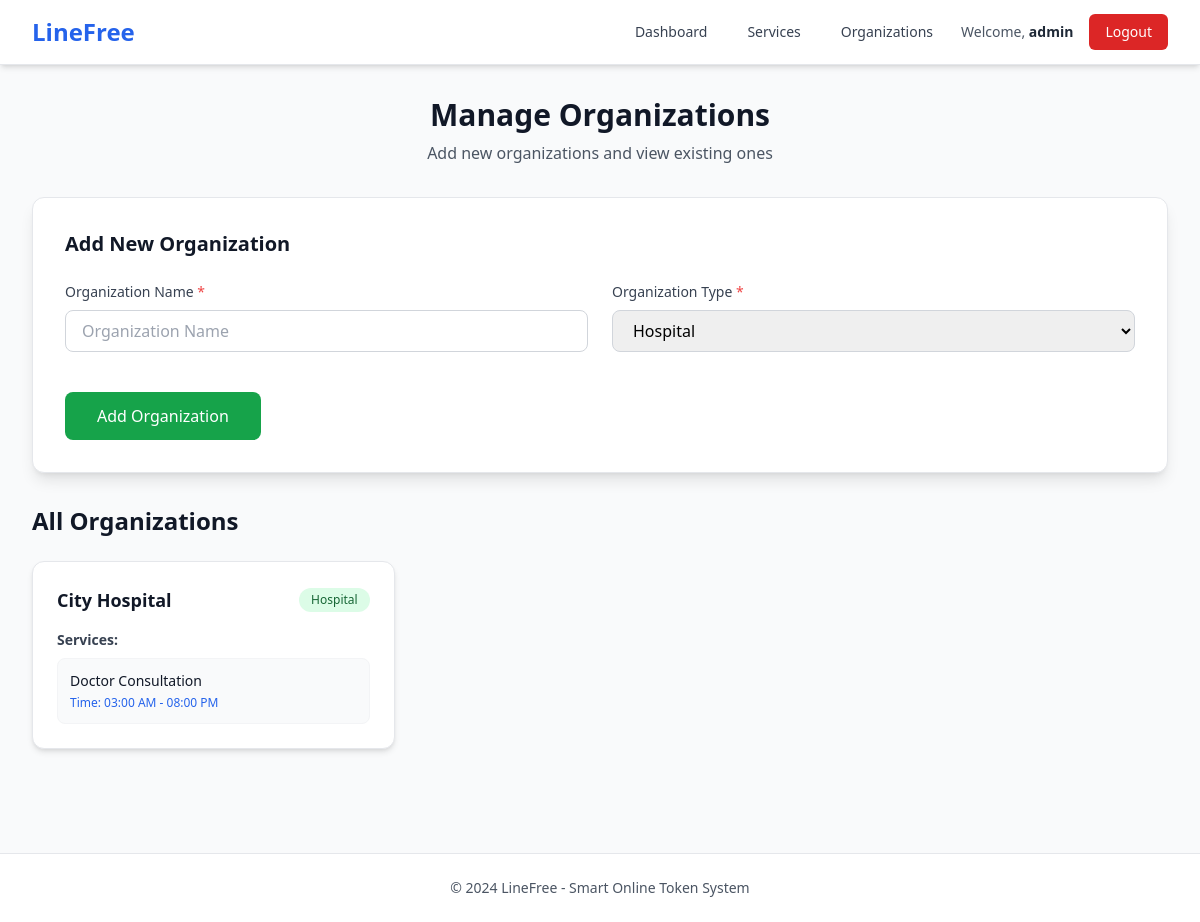
The page /admin-dashboard/organizations/ (signed in) on the database as committed earlier.
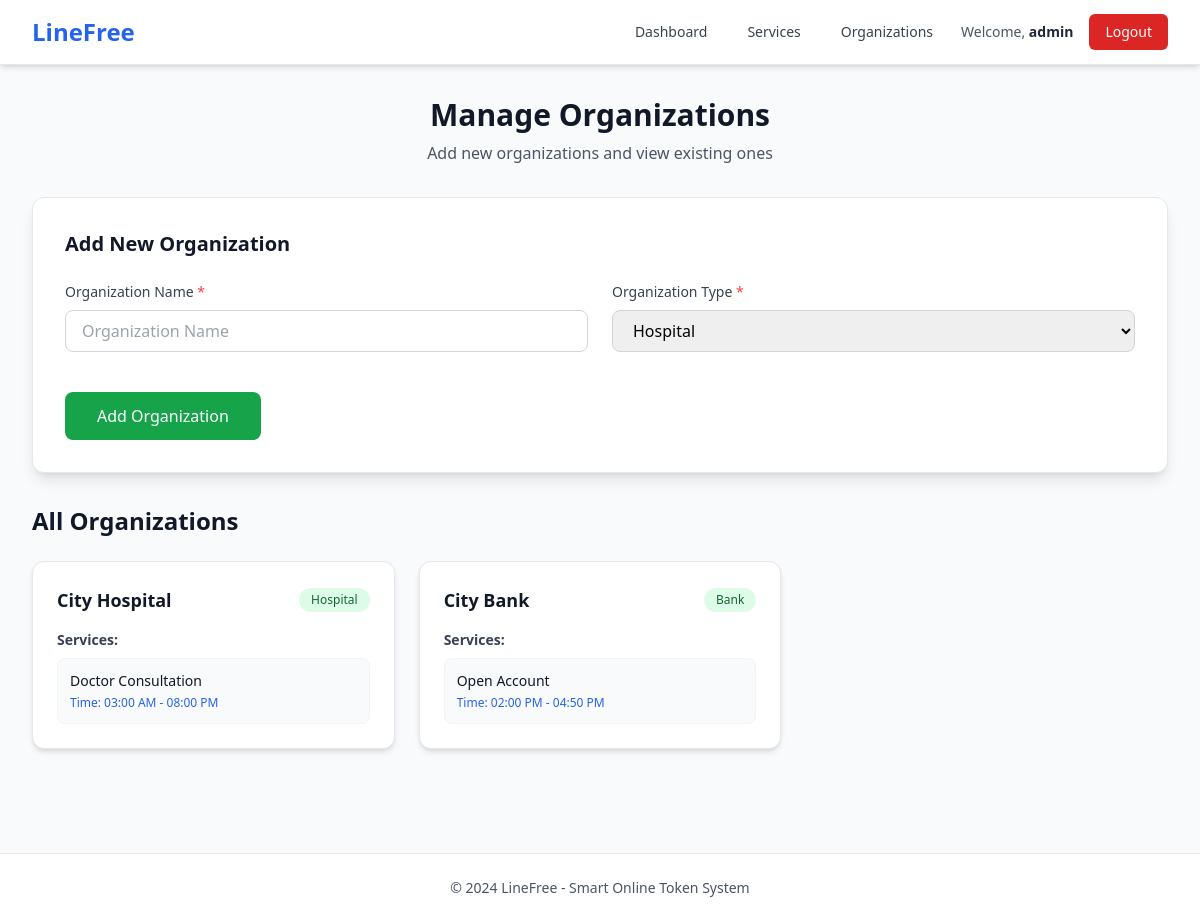
The same page on the database as committed later.
### linefree/models.py (models this page shows, shortened)
class Organization(models.Model):
    ORG_TYPES = [
        ("Hospital", "Hospital"),
        ("Bank", "Bank"),
        ("Other", "Other"),
    ]
    name = models.CharField(max_length=100)
    org_type = models.CharField(max_length=20, choices=ORG_TYPES)

class Service(models.Model):
    organization = models.ForeignKey(Organization, on_delete=models.CASCADE, related_name="services")
    name = models.CharField(max_length=100)
    start_time = models.TimeField()
    end_time = models.TimeField()
    class Meta:
        unique_together = ['organization', 'name']  # Prevent duplicate service names within same organization

### linefree/views.py (the view)
# urls.py: path('admin-dashboard/organizations/', views.manage_organizations, name='manage_organizations'),
@login_required
@user_passes_test(is_admin)
def manage_organizations(request):
    organizations = Organization.objects.all()
    if request.method == 'POST':
        form = OrganizationForm(request.POST)
        if form.is_valid():
            form.save()
            messages.success(request, f"Organization '{form.cleaned_data['name']}' added successfully!")
            return redirect('manage_organizations')
    else:
        form = OrganizationForm()
    return render(request, 'manage_organizations.html', {'form': form, 'organizations': organizations})

### linefree/forms.py
class OrganizationForm(forms.ModelForm):
    name = forms.CharField(
        widget=forms.TextInput(attrs={
            'class': 'w-full px-4 py-2 border border-gray-300 rounded-lg focus:ring-2 focus:ring-green-500 focus:border-green-500 outline-none transition-colors',
            'placeholder': 'Organization Name'
        })
    )
    org_type = forms.ChoiceField(
        choices=Organization.ORG_TYPES,
        widget=forms.Select(attrs={
            'class': 'w-full px-4 py-2 border border-gray-300 rounded-lg focus:ring-2 focus:ring-green-500 focus:border-green-500 outline-none transition-colors'
        })
    )
    class Meta:
        model = Organization
        fields = ['name', 'org_type']

### linefree/views.py (called while the page is built)
def is_admin(user):
    return user.is_staff

### linefree/templates/manage_organizations.html (shortened to what this page needs)
{% extends 'base.html' %}
{% block content %}
<div class="max-w-6xl mx-auto">
    <div class="text-center mb-8">
        <h1 class="text-3xl font-bold text-gray-900 mb-2">Manage Organizations</h1>
        <p class="text-gray-600">Add new organizations and view existing ones</p>
    </div>
    <div class="bg-white p-8 rounded-xl shadow-lg border border-gray-200 mb-8">
        <h2 class="text-xl font-semibold text-gray-900 mb-6">Add New Organization</h2>
        <form method="post" class="space-y-6">
            <div class="grid md:grid-cols-2 gap-6">
                <div>
                    <label for="{{ form.name.id_for_label }}" class="block text-sm font-medium text-gray-700 mb-2">
                        Organization Name <span class="text-red-500">*</span>
                    </label>
                    {{ form.name }}
                </div>
                <div>
                    <label for="{{ form.org_type.id_for_label }}" class="block text-sm font-medium text-gray-700 mb-2">
                        Organization Type <span class="text-red-500">*</span>
                    </label>
                    {{ form.org_type }}
                </div>
            </div>
            <div class="pt-4">
                <button type="submit"
                        class="bg-green-600 hover:bg-green-700 text-white font-medium py-3 px-8 rounded-lg transition-colors focus:outline-none focus:ring-2 focus:ring-offset-2 focus:ring-green-500">
                    Add Organization
                </button>
            </div>
        </form>
    </div>
    <div class="mb-6">
        <h2 class="text-2xl font-semibold text-gray-900 mb-6">All Organizations</h2>
        <div class="grid md:grid-cols-2 lg:grid-cols-3 gap-6">
            {% for org in organizations %}
            <div class="bg-white p-6 rounded-xl border border-gray-200 shadow-md hover:shadow-lg transition-shadow">
                <div class="flex items-center justify-between mb-4">
                    <h4 class="font-bold text-lg text-gray-900">{{ org.name }}</h4>
                    <span class="px-3 py-1 text-xs font-medium bg-green-100 text-green-800 rounded-full">
                        {{ org.org_type }}
                    </span>
                </div>
                <div class="mt-4">
                    <p class="text-sm font-semibold text-gray-700 mb-2">Services:</p>
                    {% if org.services.all %}
                        <div class="space-y-2">
                            {% for service in org.services.all %}
                            <div class="bg-gray-50 p-3 rounded-lg border border-gray-100">
                                <p class="font-medium text-sm text-gray-900">{{ service.name }}</p>
                                <p class="text-xs text-blue-600 mt-1">
                                    <span class="font-medium">Time:</span> {{ service.start_time|time:"h:i A" }} - {{ service.end_time|time:"h:i A" }}
                                </p>
                            </div>
                            {% endfor %}
                        </div>
                    {% else %}
                        <p class="text-red-500 text-sm italic">No services assigned yet</p>
                    {% endif %}
                </div>
            </div>
            {% empty %}
            <div class="col-span-full text-center py-12 bg-white rounded-xl border border-gray-200">
                <p class="text-gray-500 text-lg">No organizations available.</p>
                <p class="text-gray-400 text-sm mt-2">Add your first organization using the form above.</p>
            </div>
            {% endfor %}
        </div>
    </div>
</div>
{% endblock %}

Rows that differ between the two databases and show on the page:
added Organization: name "City Bank", org_type "Bank"
added Service: name "Open Account", start_time "02:00 PM", end_time "04:50 PM", shown under "City Bank"
